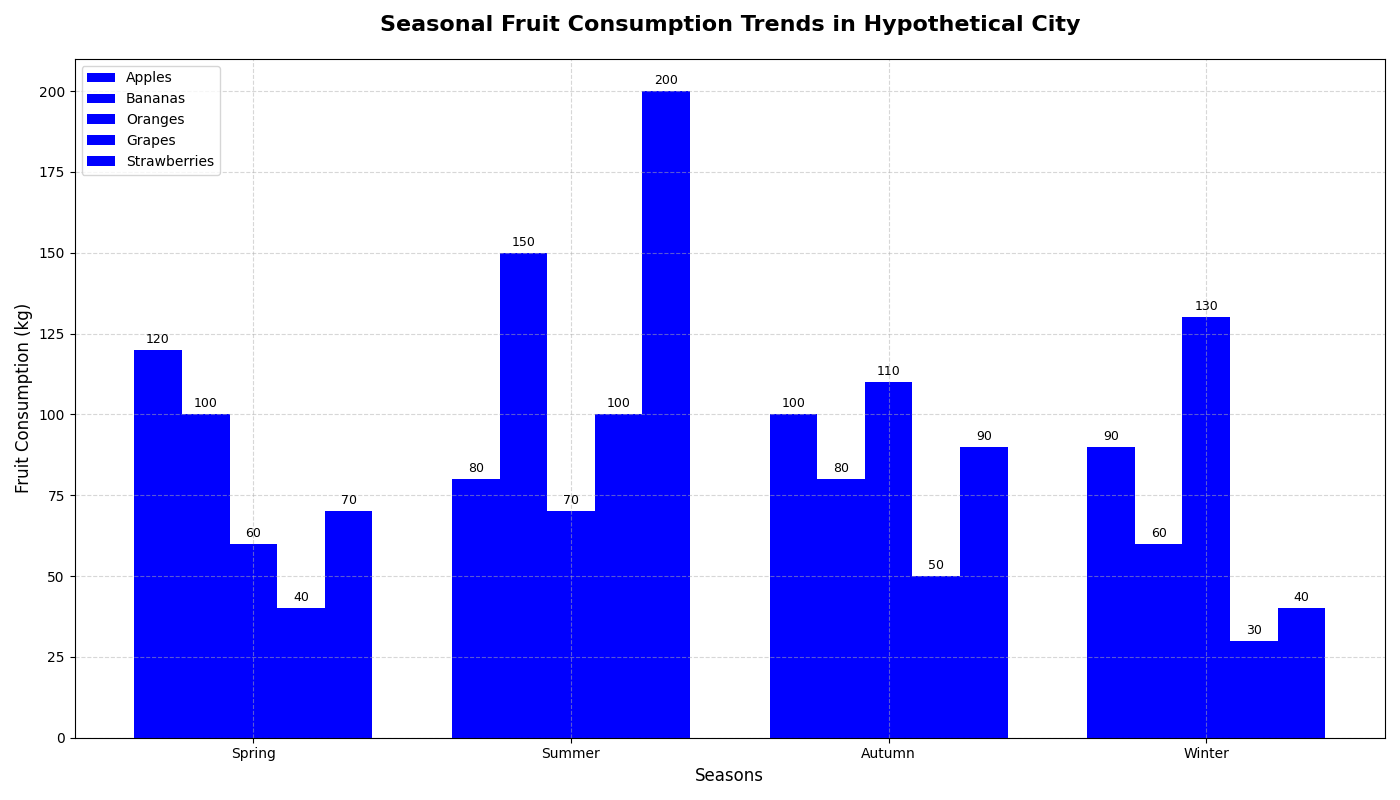

Source code (Python):
import matplotlib.pyplot as plt
import numpy as np

seasons = ['Spring', 'Summer', 'Autumn', 'Winter']

apples = np.array([120, 80, 100, 90])
bananas = np.array([100, 150, 80, 60])
oranges = np.array([60, 70, 110, 130])
grapes = np.array([40, 100, 50, 30])
strawberries = np.array([70, 200, 90, 40])

fig, ax = plt.subplots(figsize=(14, 8))

bar_width = 0.15

positions_apples = np.arange(len(seasons))
positions_bananas = positions_apples + bar_width
positions_oranges = positions_apples + 2 * bar_width
positions_grapes = positions_apples + 3 * bar_width
positions_strawberries = positions_apples + 4 * bar_width

# Apply a single consistent color for all data groups
bars_apples = ax.bar(positions_apples, apples, bar_width, label='Apples', color='blue')
bars_bananas = ax.bar(positions_bananas, bananas, bar_width, label='Bananas', color='blue')
bars_oranges = ax.bar(positions_oranges, oranges, bar_width, label='Oranges', color='blue')
bars_grapes = ax.bar(positions_grapes, grapes, bar_width, label='Grapes', color='blue')
bars_strawberries = ax.bar(positions_strawberries, strawberries, bar_width, label='Strawberries', color='blue')

ax.set_title('Seasonal Fruit Consumption Trends in Hypothetical City', fontsize=16, fontweight='bold', pad=20)
ax.set_xlabel('Seasons', fontsize=12)
ax.set_ylabel('Fruit Consumption (kg)', fontsize=12)
ax.set_xticks(positions_apples + 2 * bar_width)
ax.set_xticklabels(seasons)

ax.grid(True, linestyle='--', alpha=0.5)
ax.legend(loc='upper left', fontsize=10)

bars = [bars_apples, bars_bananas, bars_oranges, bars_grapes, bars_strawberries]
for bar_set in bars:
    for bar in bar_set:
        height = bar.get_height()
        ax.annotate(f'{height}',
                    xy=(bar.get_x() + bar.get_width() / 2, height),
                    xytext=(0, 3), 
                    textcoords='offset points',
                    ha='center', va='bottom', fontsize=9)

plt.tight_layout()
plt.show()
